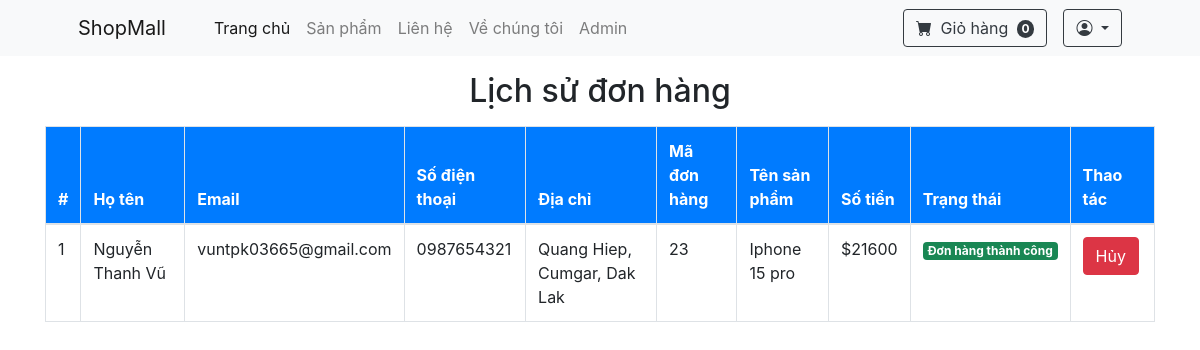
The page /history.php (signed in) on the database its author committed.
### tables this page shows
CREATE TABLE `orders` (
  `id` int(11) NOT NULL,
  `user_id` int(11) DEFAULT NULL,
  `total` decimal(35,0) DEFAULT NULL,
  `created_at` datetime DEFAULT NULL,
  `updated_at` datetime DEFAULT NULL,
  `status` varchar(150) DEFAULT 'chưa thanh toán',
  `payment` varchar(255) DEFAULT NULL
);

CREATE TABLE `user` (
  `id` int(11) NOT NULL,
  `username` varchar(100) NOT NULL,
  `email` varchar(255) NOT NULL,
  `phone` varchar(15) NOT NULL,
  `password` varchar(255) NOT NULL,
  `role` varchar(50) NOT NULL,
  `fullname` varchar(255) DEFAULT NULL,
  `address` text DEFAULT NULL,
  `reset_token` varchar(255) DEFAULT NULL,
  `reset_token_expires` datetime DEFAULT NULL
);

CREATE TABLE `product` (
  `id` int(11) NOT NULL,
  `name` varchar(255) NOT NULL,
  `price` decimal(50,0) NOT NULL,
  `image` varchar(255) NOT NULL,
  `quantity` int(11) NOT NULL,
  `description` text NOT NULL,
  `category_id` int(11) DEFAULT NULL
);

### config/DBUntil.php (called while the page is built, shortened)
<?php
include "config.php";
class DBUntil
{
     private $connection = null;
     function __construct()
     {
          $db = new Database(HOST, USERNAME, PASSWORD, DB_NAME);
          $this->connection = $db->getConnection();
     }
     public function select($sql, $params = [])
     {
          $stmt = $this->connection->prepare($sql);
          $stmt->execute($params);
          $stmt->setFetchMode(PDO::FETCH_ASSOC);
          return $stmt->fetchAll();
     }
}

### config/config.php (called while the page is built, shortened)
<?php
class Database
{
     private $host;
     private $username;
     private $password;
     private $dbname;
     public function __construct($host, $username, $password, $dbname)
     {
          $this->host = $host;
          $this->password = $password;
          $this->username = $username;
          $this->dbname = $dbname;
     }
     public function getConnection()
     {
          try {
               $url = "mysql:host=" . $this->host . ";dbname=" . $this->dbname . ";username=" . $this->username . "";
               $this->connection = new PDO($url, $this->username, $this->password);
               $this->connection->setAttribute(PDO::ATTR_ERRMODE, PDO::ERRMODE_EXCEPTION);
               return $this->connection;
          } catch (\Exception $e) {
               echo "Error: " . $e->getMessage();
               return null;
          }
     }
}

### history.php (the view, shortened to what this page needs)
<?php
include_once "includes/header.php";
include_once "includes/navbar.php";
include_once "./config/DBUntil.php";
?>
<div class="container">
  <h2 class="text-center mt-3 mb-3">Lịch sử đơn hàng</h2>
  <table class="table table-bordered">
    <thead>
      <tr class="bg-primary text-white">
        <th>#</th>
        <th>Họ tên</th>
        <th>Email</th>
        <th>Số điện thoại</th>
        <th>Địa chỉ</th>
        <th>Mã đơn hàng</th>
        <th>Tên sản phẩm</th>
        <th>Số tiền</th>
        <th>Trạng thái</th>
        <th>Thao tác</th>
      </tr>
    </thead>
    <tbody>
      <?php
      include_once "./config/DBUntil.php";
      $db = new DBUntil();
      $query = "
        SELECT orders.id AS order_id, orders.status, orders.total, orders.created_at, orders.updated_at,
               user.fullname, user.email, user.phone, user.address,
               order_details.product_id, order_details.quantity, order_details.price,
               product.name AS product_name
        FROM orders
        JOIN user ON orders.user_id = user.id
        JOIN order_details ON orders.id = order_details.order_id
        JOIN product ON order_details.product_id = product.id
        WHERE user.id = ?
      ";
      $orders = $db->select($query, [$_SESSION['username']['id']]);
      if ($orders) {
        foreach ($orders as $key => $value) {
          echo "<tr>";
          echo "<td>" . ($key + 1) . "</td>";
          echo "<td>" . $value['fullname'] . "</td>";
          echo "<td>" . $value['email'] . "</td>";
          echo "<td>" . $value['phone'] . "</td>";
          echo "<td>" . $value['address'] . "</td>";
          echo "<td>" . $value['order_id'] . "</td>";
          echo "<td>" . $value['product_name'] . "</td>";
          echo "<td>$" . $value['total'] . "</td>";
          if ($value['status'] == 'thành công') {
            echo "<td><span class='badge text-bg-success'>Đơn hàng thành công <i class='fas fa-check'></i></span></td>";
          } elseif ($value['status'] == 'chưa thanh toán') {
            echo "<td><span class='badge text-bg-warning'>Chờ thanh toán <i class='fas fa-hourglass-half'></i></span></td>";
          } else {
            echo "<td><span class='badge text-bg-danger'>Đơn hàng thất bại <i class='fas fa-times'></i></span></td>";
          }
          echo "<td><a href='history.php?cancel_id=" . $value['order_id'] . "' class='btn btn-danger'>Hủy</a></td>";
          echo "</tr>";
        }
      } else {
        echo "<tr><td colspan='10' class='text-center'>Không có đơn hàng nào</td></tr>";
      }
      ?>
    </tbody>
  </table>
</div>

### rows shown on the page
orders: user.fullname "Nguyễn Thanh Vũ", user.email "vuntpk03665@gmail.com", user.phone "0987654321", user.address "Quang Hiep, Cumgar, Dak Lak", id "23", product.name "Iphone 15 pro", total "21600", status "Đơn hàng thành công"

### other values the page prints
count($getcount) "0"
